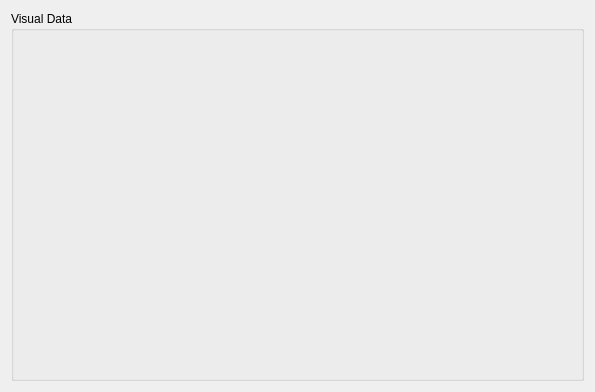
<?xml version="1.0" encoding="UTF-8"?>
<ui version="4.0">
 <class>MainForm</class>
 <widget class="QWidget" name="MainForm">
  <property name="geometry">
   <rect>
    <x>0</x>
    <y>0</y>
    <width>595</width>
    <height>392</height>
   </rect>
  </property>
  <property name="windowTitle">
   <string>Form</string>
  </property>
  <layout class="QVBoxLayout" name="verticalLayout_2">
   <item>
    <widget class="QGroupBox" name="viewGroupBox">
     <property name="sizePolicy">
      <sizepolicy hsizetype="Preferred" vsizetype="MinimumExpanding">
       <horstretch>0</horstretch>
       <verstretch>0</verstretch>
      </sizepolicy>
     </property>
     <property name="title">
      <string>Visual Data</string>
     </property>
     <layout class="QVBoxLayout" name="viewGroupVerticalLayout"/>
    </widget>
   </item>
  </layout>
 </widget>
 <resources/>
 <connections/>
</ui>
